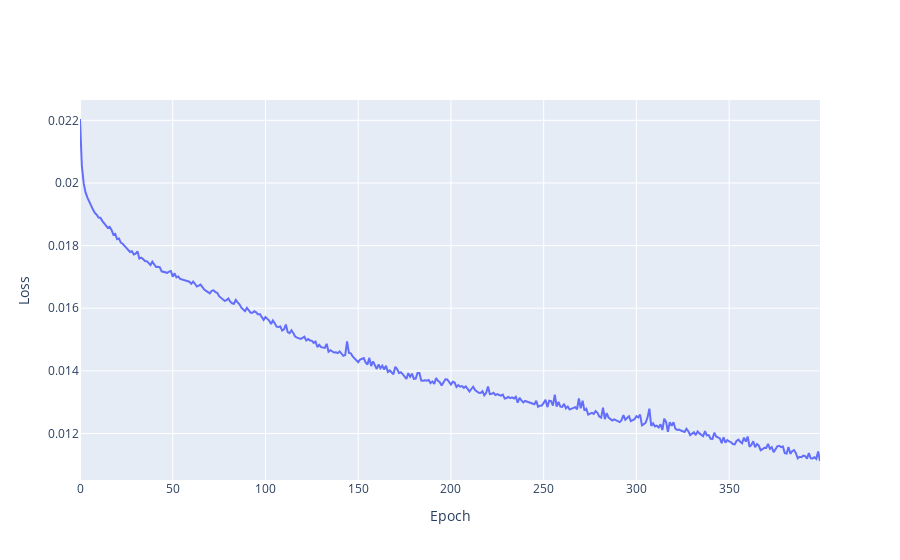

Notebook code cell kept with this figure:
### Code cell
loss = history.history['loss']
layout = go.Layout(
    xaxis={'title':'Epoch'},
    yaxis={'title':'Loss'}
)
fig = go.Figure([
    go.Scatter(x=list(range(400)), y=loss, mode='lines',name = 'Training Loss')
], layout=layout)
fig.show()

### Figure 1 — Plotly figure (JSON) as saved in the notebook; plotly's stock layout.template omitted (floating-point values rounded to 4 significant figures; data arrays with more than 128 entries replaced by an {"elided": "..."} marker saying what was removed)
{"data": [{"mode": "lines", "name": "Training Loss", "type": "scatter", "x": {"elided": "400 int values"}, "y": {"elided": "400 float values"}}], "layout": {"xaxis": {"title": {"text": "Epoch"}}, "yaxis": {"title": {"text": "Loss"}}}}
